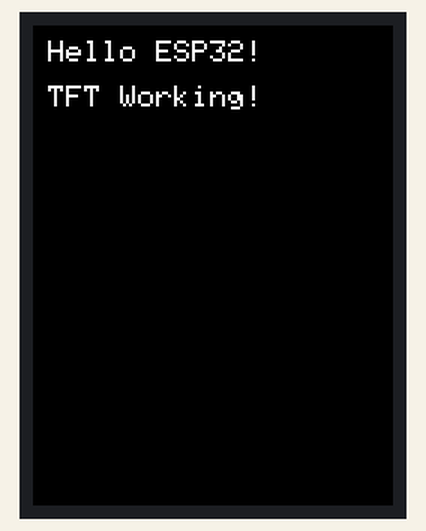
Simulated run of this sketch. Board: ESP32. Shown: 240×320 colour display. What the sketch prints to the serial monitor is not drawn.

Above: at 10.7 s.
At 13.7 s:
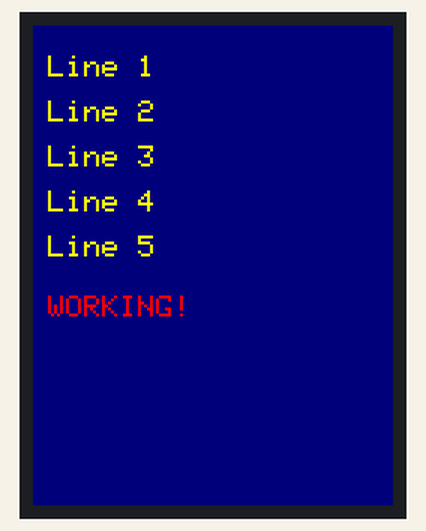
At 14.2 s:
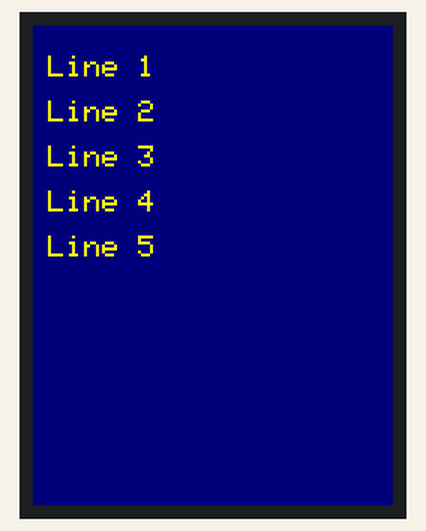

The sketch:

esp32_simple_test.ino
```cpp
// Simple ESP32 TFT Test - Based on your working red screen
// This should work if your red screen example works

#include <TFT_eSPI.h>
TFT_eSPI tft = TFT_eSPI();

void setup() {
  Serial.begin(115200);
  Serial.println("ESP32 TFT Simple Test");

  // Initialize display (same as your working code)
  tft.init();

  // Test sequence - if red works, these should too
  Serial.println("Testing colors...");

  // Your working red screen
  tft.fillScreen(TFT_RED);
  Serial.println("Red screen (like your working example)");
  delay(2000);

  // Test other colors
  tft.fillScreen(TFT_GREEN);
  Serial.println("Green screen");
  delay(2000);

  tft.fillScreen(TFT_BLUE);
  Serial.println("Blue screen");
  delay(2000);

  tft.fillScreen(TFT_WHITE);
  Serial.println("White screen");
  delay(2000);

  tft.fillScreen(TFT_BLACK);
  Serial.println("Black screen");
  delay(2000);

  // Test text display
  tft.fillScreen(TFT_BLACK);
  tft.setTextColor(TFT_WHITE);
  tft.setTextSize(2);
  tft.setCursor(10, 10);
  tft.println("Hello ESP32!");
  tft.setCursor(10, 40);
  tft.println("TFT Working!");
  Serial.println("Text displayed");
  delay(3000);

  // Test multiple lines
  tft.fillScreen(TFT_NAVY);
  tft.setTextColor(TFT_YELLOW);
  tft.setTextSize(2);

  tft.setCursor(10, 20);
  tft.println("Line 1");
  tft.setCursor(10, 50);
  tft.println("Line 2");
  tft.setCursor(10, 80);
  tft.println("Line 3");
  tft.setCursor(10, 110);
  tft.println("Line 4");
  tft.setCursor(10, 140);
  tft.println("Line 5");

  Serial.println("Multiple lines displayed");
  Serial.print("Display size: ");
  Serial.print(tft.width());
  Serial.print(" x ");
  Serial.println(tft.height());
}

void loop() {
  // Blinking text to show it's working
  tft.setTextColor(TFT_RED);
  tft.setCursor(10, 180);
  tft.println("WORKING!");
  delay(500);

  tft.fillRect(10, 180, 120, 20, TFT_NAVY);  // Erase
  delay(500);
}
```

Measured:
- what the display in image 0 shows lasts 3.1 s, from 10.6 s to 13.7 s
- what the display in image 1 shows lasts 0.5 s, from 13.7 s to 14.2 s
